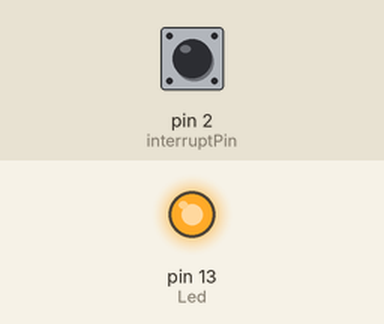
Simulated run of this sketch. Board: Arduino Uno, built with avr-gcc and run on an emulated ATmega328P. Parts: output pins drawn as LEDs (lit = HIGH). The test bench sets the inputs (shaded band); at power-on: pin 2 (interruptPin) HIGH.

Above: at 1.2 s.
1.3 s: pin 2 (interruptPin) pulled LOW for 0.15 s
At 2.2 s:
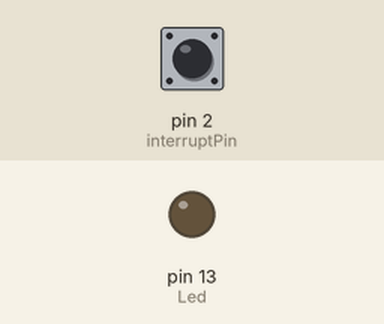
Timing chart, 0 to 4.3 s (numbered marks = the images above; inputs shaded):
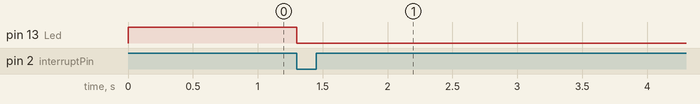

The sketch:

TP_Interruption.ino
```cpp
int Led = 13;
int state = HIGH;
int interruptPin = 2;
void setup() {
  pinMode(Led, OUTPUT);
  pinMode(interruptPin, INPUT_PULLUP);
  digitalWrite(Led, state);
  attachInterrupt(digitalPinToInterrupt(interruptPin), OFF, CHANGE);
}

void loop() {
  // put your main code here, to run repeatedly:
  delay (20000);
}
 void OFF(){
  digitalWrite(Led, !state);
 }
```

Measured:
- after the input at 1.3 s, pin 13 (Led): HIGH → LOW at once
